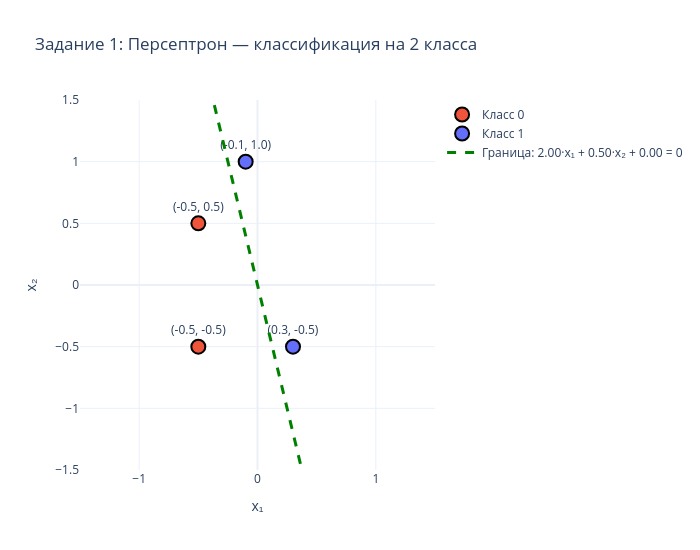

Source (notebook cell):
### Markdown cell above
### Визуализация: входные точки и разделяющая граница

### Code cell
fig = go.Figure()

colors = ['#EF553B', '#636EFA']
class_names = ['Класс 0', 'Класс 1']

for cls in [0, 1]:
    mask = t == cls
    fig.add_trace(go.Scatter(
        x=X[mask, 0], y=X[mask, 1],
        mode='markers+text',
        marker=dict(size=14, color=colors[cls], line=dict(width=2, color='black')),
        text=[f'({x[0]}, {x[1]})' for x in X[mask]],
        textposition='top center',
        name=class_names[cls]
    ))

w = perc1.weights
b = perc1.bias

if abs(w[1]) > 1e-9:
    x_line = np.linspace(-1.5, 1.5, 100)
    y_line = -(w[0] * x_line + b) / w[1]
    fig.add_trace(go.Scatter(
        x=x_line, y=y_line,
        mode='lines', line=dict(color='green', width=3, dash='dash'),
        name=f'Граница: {w[0]:.2f}·x₁ + {w[1]:.2f}·x₂ + {b:.2f} = 0'
    ))
elif abs(w[0]) > 1e-9:
    x_val = -b / w[0]
    fig.add_trace(go.Scatter(
        x=[x_val, x_val], y=[-2, 2],
        mode='lines', line=dict(color='green', width=3, dash='dash'),
        name=f'Граница: x₁ = {x_val:.2f}'
    ))

fig.update_layout(
    title='Задание 1: Персептрон — классификация на 2 класса',
    xaxis_title='x₁', yaxis_title='x₂',
    xaxis=dict(range=[-1.5, 1.5]),
    yaxis=dict(range=[-1.5, 1.5]),
    template='plotly_white',
    width=700, height=550
)
fig.write_html('outputs/task1_decision_boundary.html')
fig.show()

### Figure 1 — Plotly figure (JSON) as saved in the notebook; plotly's stock layout.template omitted (floating-point values rounded to 4 significant figures)
{"data": [{"marker": {"color": "#EF553B", "line": {"color": "black", "width": 2}, "size": 14}, "mode": "markers+text", "name": "Класс 0", "text": ["(-0.5, -0.5)", "(-0.5, 0.5)"], "textposition": "top center", "type": "scatter", "x": [-0.5, -0.5], "y": [-0.5, 0.5]}, {"marker": {"color": "#636EFA", "line": {"color": "black", "width": 2}, "size": 14}, "mode": "markers+text", "name": "Класс 1", "text": ["(0.3, -0.5)", "(-0.1, 1.0)"], "textposition": "top center", "type": "scatter", "x": [0.3, -0.1], "y": [-0.5, 1.0]}, {"line": {"color": "green", "dash": "dash", "width": 3}, "mode": "lines", "name": "Граница: 2.00·x₁ + 0.50·x₂ + 0.00 = 0", "type": "scatter", "x": [-1.5, -1.47, -1.439, -1.409, -1.379, -1.348, -1.318, -1.288, -1.258, -1.227, -1.197, -1.167, -1.136, -1.106, -1.076, -1.045, -1.015, -0.9848, -0.9545, -0.9242, -0.8939, -0.8636, -0.8333, -0.803, -0.7727, -0.7424, -0.7121, -0.6818, -0.6515, -0.6212, -0.5909, -0.5606, -0.5303, -0.5, -0.4697, -0.4394, -0.4091, -0.3788, -0.3485, -0.3182, -0.2879, -0.2576, -0.2273, -0.197, -0.1667, -0.1364, -0.1061, -0.07576, -0.04545, -0.01515, 0.01515, 0.04545, 0.07576, 0.1061, 0.1364, 0.1667, 0.197, 0.2273, 0.2576, 0.2879, 0.3182, 0.3485, 0.3788, 0.4091, 0.4394, 0.4697, 0.5, 0.5303, 0.5606, 0.5909, 0.6212, 0.6515, 0.6818, 0.7121, 0.7424, 0.7727, 0.803, 0.8333, 0.8636, 0.8939, 0.9242, 0.9545, 0.9848, 1.015, 1.045, 1.076, 1.106, 1.136, 1.167, 1.197, 1.227, 1.258, 1.288, 1.318, 1.348, 1.379, 1.409, 1.439, 1.47, 1.5], "y": [6.0, 5.879, 5.758, 5.636, 5.515, 5.394, 5.273, 5.152, 5.03, 4.909, 4.788, 4.667, 4.545, 4.424, 4.303, 4.182, 4.061, 3.939, 3.818, 3.697, 3.576, 3.455, 3.333, 3.212, 3.091, 2.97, 2.848, 2.727, 2.606, 2.485, 2.364, 2.242, 2.121, 2.0, 1.879, 1.758, 1.636, 1.515, 1.394, 1.273, 1.152, 1.03, 0.9091, 0.7879, 0.6667, 0.5455, 0.4242, 0.303, 0.1818, 0.06061, -0.06061, -0.1818, -0.303, -0.4242, -0.5455, -0.6667, -0.7879, -0.9091, -1.03, -1.152, -1.273, -1.394, -1.515, -1.636, -1.758, -1.879, -2.0, -2.121, -2.242, -2.364, -2.485, -2.606, -2.727, -2.848, -2.97, -3.091, -3.212, -3.333, -3.455, -3.576, -3.697, -3.818, -3.939, -4.061, -4.182, -4.303, -4.424, -4.545, -4.667, -4.788, -4.909, -5.03, -5.152, -5.273, -5.394, -5.515, -5.636, -5.758, -5.879, -6.0]}], "layout": {"height": 550, "title": {"text": "Задание 1: Персептрон — классификация на 2 класса"}, "width": 700, "xaxis": {"range": [-1.5, 1.5], "title": {"text": "x₁"}}, "yaxis": {"range": [-1.5, 1.5], "title": {"text": "x₂"}}}}
